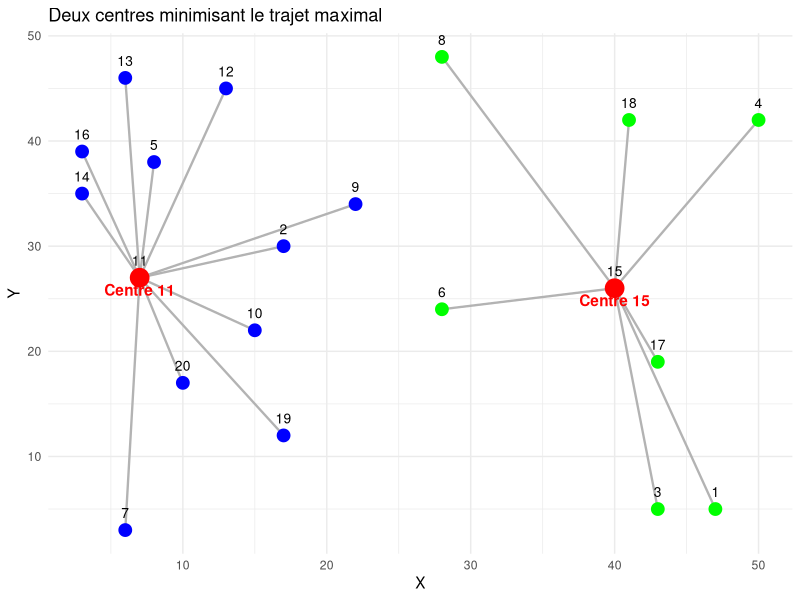

Source code (R):
library(ggplot2)

# 1. Coordonnées des points
coords <- data.frame(
  Point = 1:20,
  x = c(47,17,43,50,8,28,6,28,22,15,7,13,6,3,40,3,43,41,17,10),
  y = c(5,30,5,42,38,24,3,48,34,22,27,45,46,35,26,39,19,42,12,17)
)

# 2. Fonction k-center pour 2 centres minimisant le rayon maximal
find_two_centers_minmax <- function(coords) {
  n <- nrow(coords)
  best_cost <- Inf
  best_centers <- c(NA, NA)
  
  for (i in 1:(n-1)) {
    for (j in (i+1):n) {
      dist_i <- sqrt((coords$x - coords$x[i])^2 + (coords$y - coords$y[i])^2)
      dist_j <- sqrt((coords$x - coords$x[j])^2 + (coords$y - coords$y[j])^2)
      min_dist <- pmin(dist_i, dist_j)
      cost <- max(min_dist)  # distance maximale pour ce couple
      if (cost < best_cost) {
        best_cost <- cost
        best_centers <- c(i, j)
      }
    }
  }
  
  # Attribution des points au centre le plus proche
  dist_c1 <- sqrt((coords$x - coords$x[best_centers[1]])^2 + (coords$y - coords$y[best_centers[1]])^2)
  dist_c2 <- sqrt((coords$x - coords$x[best_centers[2]])^2 + (coords$y - coords$y[best_centers[2]])^2)
  cluster_assign <- ifelse(dist_c1 <= dist_c2, 1, 2)
  
  coords$Centre <- best_centers[cluster_assign]
  coords$Cluster <- factor(cluster_assign)
  
  # Coordonnées des centres choisis
  centres_coords <- coords[coords$Point %in% best_centers, c("Point","x","y")]
  
  list(
    centers_index = best_centers,
    centers_coords = centres_coords,
    max_distance = best_cost,
    coords = coords
  )
}

# 3. Application
result <- find_two_centers_minmax(coords)

cat("Indices des centres choisis :", result$centers_index, "\n")
cat("Coordonnées des centres choisis :\n")
print(result$centers_coords)
cat("Distance maximale minimale :", result$max_distance, "\n\n")
print(result$coords)

# 4. Visualisation
lines_df <- data.frame(
  x = result$coords$x,
  y = result$coords$y,
  xend = sapply(result$coords$Centre, function(c) result$coords$x[result$coords$Point==c]),
  yend = sapply(result$coords$Centre, function(c) result$coords$y[result$coords$Point==c])
)

centres_coords <- result$coords[result$coords$Point %in% result$centers_index, ]

p <- ggplot() +
  geom_segment(data = lines_df, aes(x=x, y=y, xend=xend, yend=yend),
               color="grey70", linewidth=0.8) +
  geom_point(data=result$coords, aes(x=x, y=y, color=Cluster), size=4) +
  geom_point(data=centres_coords, aes(x=x, y=y), color="red", size=6) +
  geom_text(data=result$coords, aes(x=x, y=y, label=Point), vjust=-1.2, size=3.5) +
  geom_text(data=centres_coords, aes(x=x, y=y, label=paste0("Centre ", Point)),
            color="red", vjust=1.5, fontface="bold") +
  labs(title="Deux centres minimisant le trajet maximal",
       x="X", y="Y") +
  theme_minimal() +
  scale_color_manual(values=c("1"="blue","2"="green")) +
  theme(legend.position="none")

print(p)
